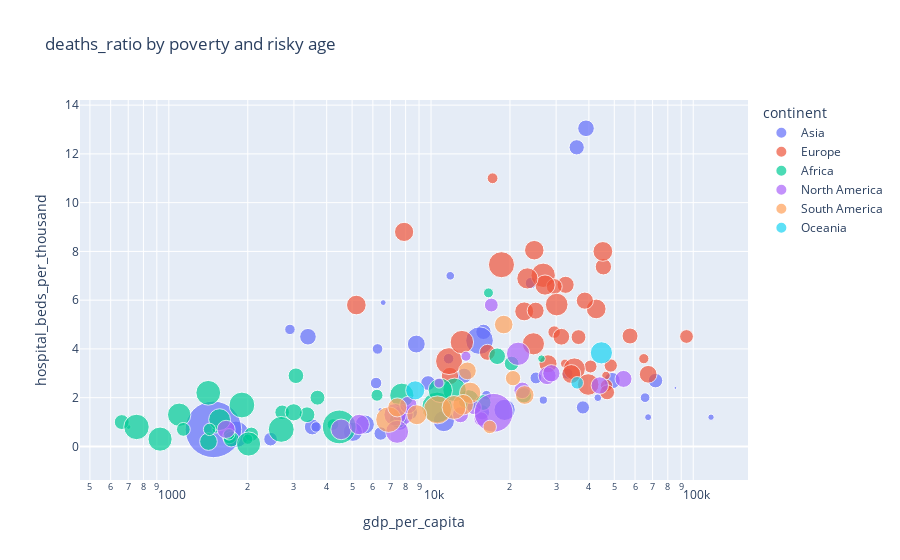

The notebook cell this image was saved under:
### Code cell
scatter(covid_groupby,"gdp_per_capita" , "hospital_beds_per_thousand", "deaths_ratio", "deaths_ratio by poverty and risky age")

### Figure 1 — Plotly figure (JSON) as saved in the notebook; plotly's stock layout.template omitted (floating-point values rounded to 4 significant figures)
{"data": [{"hovertemplate": "<b>%{hovertext}</b><br><br>continent=Asia<br>gdp_per_capita=%{x}<br>hospital_beds_per_thousand=%{y}<br>deaths_ratio=%{marker.size}<extra></extra>", "hovertext": ["Afghanistan", "Armenia", "Azerbaijan", "Bahrain", "Bangladesh", "Bhutan", "Brunei", "Cambodia", "China", "Georgia", "India", "Indonesia", "Iran", "Iraq", "Israel", "Japan", "Jordan", "Kazakhstan", "Kuwait", "Kyrgyzstan", "Laos", "Lebanon", "Malaysia", "Mongolia", "Myanmar", "Nepal", "Oman", "Pakistan", "Philippines", "Qatar", "Saudi Arabia", "Singapore", "South Korea", "Sri Lanka", "Tajikistan", "Thailand", "Timor", "Turkey", "United Arab Emirates", "Uzbekistan", "Vietnam", "Yemen"], "legendgroup": "Asia", "marker": {"color": "#636efa", "size": [4.311, 1.965, 1.452, 0.374, 1.561, 0.07639, 1.293, 0.6816, 4.715, 1.353, 1.111, 2.773, 2.79, 1.398, 0.7617, 1.701, 1.28, 0.8137, 0.5794, 1.702, 0.1186, 1.424, 0.4159, 0.4531, 2.245, 1.146, 1.071, 2.241, 1.678, 0.2506, 1.652, 0.05028, 1.433, 0.6871, 0.6763, 0.5715, 0.2099, 0.8792, 0.2984, 0.6923, 0.82, 19.69], "sizemode": "area", "sizeref": 0.01231, "symbol": "circle"}, "mode": "markers", "name": "Asia", "orientation": "v", "showlegend": true, "type": "scatter", "x": [1804.0, 8788.0, 15850.0, 43290.0, 3524.0, 8709.0, 71810.0, 3645.0, 15310.0, 9745.0, 6427.0, 11190.0, 19080.0, 15660.0, 33130.0, 39000.0, 8337.0, 24060.0, 65530.0, 3393.0, 6397.0, 13370.0, 26810.0, 11840.0, 5592.0, 2443.0, 37960.0, 5035.0, 7599.0, 116900.0, 49050.0, 85540.0, 35940.0, 11670.0, 2897.0, 16280.0, 6570.0, 25130.0, 67290.0, 6253.0, 6172.0, 1479.0], "xaxis": "x", "y": [0.5, 4.2, 4.7, 2, 0.8, 1.7, 2.7, 0.8, 4.34, 2.6, 0.53, 1.04, 1.5, 1.4, 2.99, 13.05, 1.4, 6.7, 2, 4.5, 1.5, 2.9, 1.9, 7, 0.9, 0.3, 1.6, 0.6, 1, 1.2, 2.7, 2.4, 12.27, 3.6, 4.8, 2.1, 5.9, 2.81, 1.2, 4, 2.6, 0.7], "yaxis": "y"}, {"hovertemplate": "<b>%{hovertext}</b><br><br>continent=Europe<br>gdp_per_capita=%{x}<br>hospital_beds_per_thousand=%{y}<br>deaths_ratio=%{marker.size}<extra></extra>", "hovertext": ["Albania", "Austria", "Belarus", "Belgium", "Bosnia and Herzegovina", "Bulgaria", "Croatia", "Cyprus", "Czechia", "Denmark", "Estonia", "Finland", "France", "Germany", "Greece", "Hungary", "Iceland", "Ireland", "Italy", "Latvia", "Lithuania", "Luxembourg", "Malta", "Moldova", "Montenegro", "Netherlands", "North Macedonia", "Norway", "Poland", "Portugal", "Romania", "Russia", "Slovakia", "Slovenia", "Spain", "Sweden", "Switzerland", "Ukraine", "United Kingdom"], "legendgroup": "Europe", "marker": {"color": "#EF553B", "size": [1.844, 1.645, 0.7185, 2.392, 4.475, 4.184, 2.212, 0.4874, 1.809, 0.931, 0.9639, 1.032, 1.816, 2.397, 3.025, 3.664, 0.4428, 1.939, 2.988, 1.772, 1.547, 1.167, 1.368, 2.378, 1.58, 1.086, 3.38, 0.646, 2.517, 2.018, 2.764, 2.339, 3.158, 1.734, 2.196, 1.366, 1.573, 2.275, 2.863], "sizemode": "area", "sizeref": 0.01231, "symbol": "circle"}, "mode": "markers", "name": "Europe", "orientation": "v", "showlegend": true, "type": "scatter", "x": [11800.0, 45440.0, 17170.0, 42660.0, 11710.0, 18560.0, 22670.0, 32420.0, 32610.0, 46680.0, 29480.0, 40590.0, 38610.0, 45230.0, 24570.0, 26780.0, 46480.0, 67340.0, 35220.0, 25060.0, 29520.0, 94280.0, 36510.0, 5190.0, 16410.0, 48470.0, 13110.0, 64800.0, 27220.0, 27940.0, 23310.0, 24770.0, 30160.0, 31400.0, 34270.0, 46950.0, 57410.0, 7894.0, 39750.0], "xaxis": "x", "y": [2.89, 7.37, 11, 5.64, 3.5, 7.454, 5.54, 3.4, 6.63, 2.5, 4.69, 3.28, 5.98, 8, 4.21, 7.02, 2.91, 2.96, 3.18, 5.57, 6.56, 4.51, 4.485, 5.8, 3.861, 3.32, 4.28, 3.6, 6.62, 3.39, 6.892, 8.05, 5.82, 4.5, 2.97, 2.22, 4.53, 8.8, 2.54], "yaxis": "y"}, {"hovertemplate": "<b>%{hovertext}</b><br><br>continent=Africa<br>gdp_per_capita=%{x}<br>hospital_beds_per_thousand=%{y}<br>deaths_ratio=%{marker.size}<extra></extra>", "hovertext": ["Algeria", "Benin", "Botswana", "Burkina Faso", "Burundi", "Cameroon", "Cape Verde", "Central African Republic", "Comoros", "Djibouti", "Egypt", "Equatorial Guinea", "Eritrea", "Eswatini", "Ethiopia", "Gabon", "Gambia", "Ghana", "Guinea", "Kenya", "Liberia", "Libya", "Madagascar", "Malawi", "Mali", "Mauritius", "Morocco", "Mozambique", "Niger", "Sao Tome and Principe", "Seychelles", "South Africa", "Sudan", "Tanzania", "Togo", "Tunisia", "Uganda", "Zambia", "Zimbabwe"], "legendgroup": "Africa", "marker": {"color": "#00cc96", "size": [2.695, 1.259, 1.524, 1.231, 0.1378, 1.536, 0.887, 1.369, 3.778, 1.318, 5.821, 1.456, 0.3609, 3.628, 1.505, 0.6065, 2.938, 0.8384, 0.6695, 1.82, 3.989, 1.702, 1.919, 3.368, 3.597, 1.32, 1.767, 1.175, 3.59, 1.501, 0.3585, 3.421, 7.011, 4.126, 0.9408, 3.644, 0.813, 1.365, 4.102], "sizemode": "area", "sizeref": 0.01231, "symbol": "circle"}, "mode": "markers", "name": "Africa", "orientation": "v", "showlegend": true, "type": "scatter", "x": [13910.0, 2064.0, 15810.0, 1703.0, 702.2, 3365.0, 6223.0, 661.2, 1414.0, 2705.0, 10550.0, 22600.0, 1510.0, 7739.0, 1730.0, 16560.0, 1562.0, 4228.0, 1999.0, 2993.0, 752.8, 17880.0, 1416.0, 1095.0, 2014.0, 20290.0, 7485.0, 1136.0, 926, 3053.0, 26380.0, 12290.0, 4467.0, 2683.0, 1430.0, 10850.0, 1698.0, 3689.0, 1900.0], "xaxis": "x", "y": [1.9, 0.5, 1.8, 0.4, 0.8, 1.3, 2.1, 1, 2.2, 1.4, 1.6, 2.1, 0.7, 2.1, 0.3, 6.3, 1.1, 0.9, 0.3, 1.4, 0.8, 3.7, 0.2, 1.3, 0.1, 3.4, 1.1, 0.7, 0.3, 2.9, 3.6, 2.32, 0.8, 0.7, 0.7, 2.3, 0.5, 2, 1.7], "yaxis": "y"}, {"hovertemplate": "<b>%{hovertext}</b><br><br>continent=North America<br>gdp_per_capita=%{x}<br>hospital_beds_per_thousand=%{y}<br>deaths_ratio=%{marker.size}<extra></extra>", "hovertext": ["Antigua and Barbuda", "Bahamas", "Barbados", "Belize", "Canada", "Costa Rica", "Dominican Republic", "El Salvador", "Grenada", "Guatemala", "Haiti", "Honduras", "Jamaica", "Mexico", "Nicaragua", "Panama", "Saint Lucia", "Saint Vincent and the Grenadines", "Trinidad and Tobago", "United States"], "legendgroup": "North America", "marker": {"color": "#ab63fa", "size": [3.357, 1.96, 1.183, 2.534, 1.857, 1.263, 1.291, 3.071, 0.6211, 3.259, 2.027, 2.637, 1.849, 9.254, 2.572, 1.695, 1.581, 0.6186, 1.848, 1.78], "sizemode": "area", "sizeref": 0.01231, "symbol": "circle"}, "mode": "markers", "name": "North America", "orientation": "v", "showlegend": true, "type": "scatter", "x": [21490.0, 27720.0, 16980.0, 7824.0, 44020.0, 15520.0, 14600.0, 7292.0, 13590.0, 7424.0, 1653.0, 4542.0, 8194.0, 17340.0, 5321.0, 22270.0, 12950.0, 10730.0, 28760.0, 54230.0], "xaxis": "x", "y": [3.8, 2.9, 5.8, 1.3, 2.5, 1.13, 1.6, 1.3, 3.7, 0.6, 0.7, 0.7, 1.7, 1.38, 0.9, 2.3, 1.3, 2.6, 3, 2.77], "yaxis": "y"}, {"hovertemplate": "<b>%{hovertext}</b><br><br>continent=South America<br>gdp_per_capita=%{x}<br>hospital_beds_per_thousand=%{y}<br>deaths_ratio=%{marker.size}<extra></extra>", "hovertext": ["Argentina", "Bolivia", "Brazil", "Chile", "Colombia", "Ecuador", "Guyana", "Paraguay", "Peru", "Suriname", "Uruguay", "Venezuela"], "legendgroup": "South America", "marker": {"color": "#FFA15A", "size": [2.129, 4.052, 2.791, 2.158, 2.617, 4.831, 2.232, 2.452, 3.511, 1.943, 1.454, 1.116], "sizemode": "area", "sizeref": 0.01231, "symbol": "circle"}, "mode": "markers", "name": "South America", "orientation": "v", "showlegend": true, "type": "scatter", "x": [18930.0, 6886.0, 14100.0, 22770.0, 13250.0, 10580.0, 7435.0, 8827.0, 12240.0, 13770.0, 20550.0, 16750.0], "xaxis": "x", "y": [5, 1.1, 2.2, 2.11, 1.71, 1.5, 1.6, 1.3, 1.6, 3.1, 2.8, 0.8], "yaxis": "y"}, {"hovertemplate": "<b>%{hovertext}</b><br><br>continent=Oceania<br>gdp_per_capita=%{x}<br>hospital_beds_per_thousand=%{y}<br>deaths_ratio=%{marker.size}<extra></extra>", "hovertext": ["Australia", "Fiji", "New Zealand"], "legendgroup": "Oceania", "marker": {"color": "#19d3f3", "size": [3.034, 2.247, 0.9782], "sizemode": "area", "sizeref": 0.01231, "symbol": "circle"}, "mode": "markers", "name": "Oceania", "orientation": "v", "showlegend": true, "type": "scatter", "x": [44650.0, 8703.0, 36090.0], "xaxis": "x", "y": [3.84, 2.3, 2.61], "yaxis": "y"}], "layout": {"legend": {"itemsizing": "constant", "title": {"text": "continent"}, "tracegroupgap": 0}, "title": {"text": "deaths_ratio by poverty and risky age"}, "xaxis": {"anchor": "y", "domain": [0, 1], "title": {"text": "gdp_per_capita"}, "type": "log"}, "yaxis": {"anchor": "x", "domain": [0, 1], "title": {"text": "hospital_beds_per_thousand"}}}}
